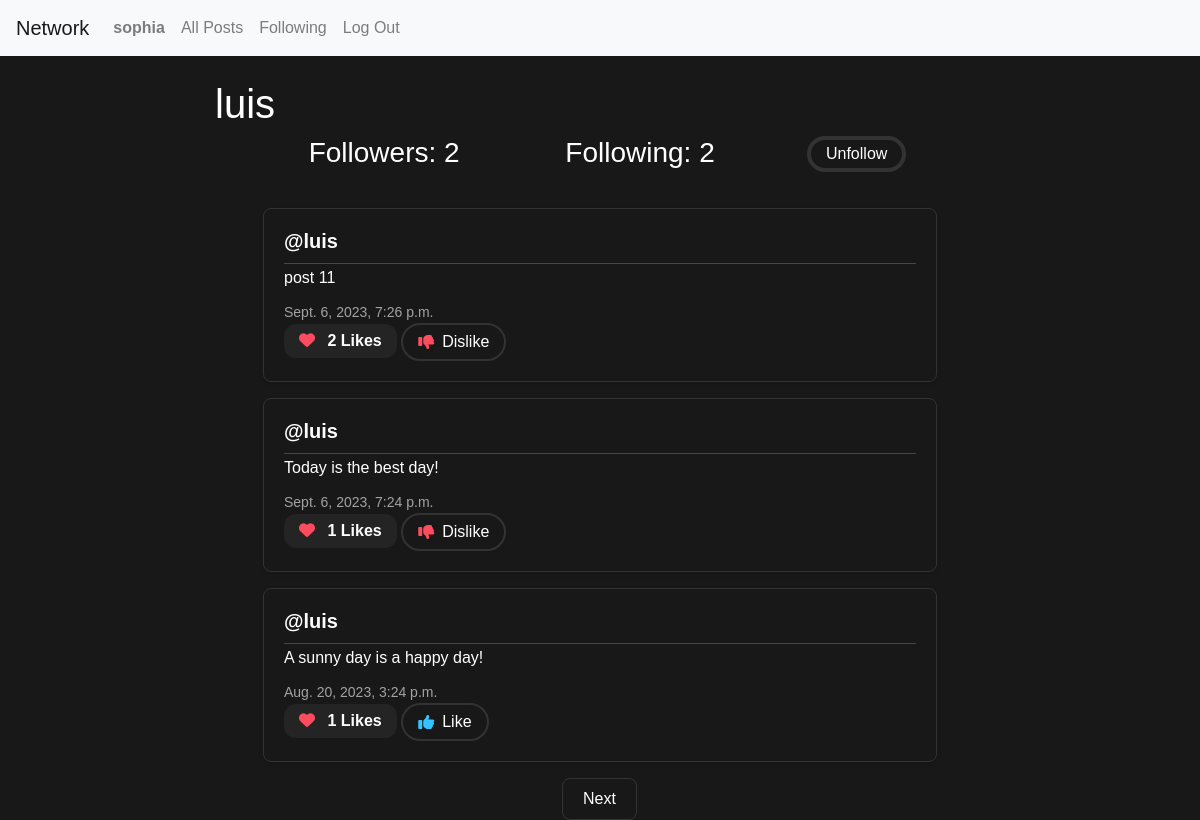
The app's page /profile/1 (signed in) with its own data.
### network/models.py (models this page shows, shortened)
class User(AbstractUser):
    pass

class Post(models.Model):
    content = models.CharField(max_length=420)
    user = models.ForeignKey(User, on_delete=models.CASCADE, related_name="author")
    date = models.DateTimeField(auto_now_add=True)
    def total_likes(self):
        return self.post_like.count()

### network/views.py (the view)
# urls.py: path("profile/<int:user_id>", views.profile, name="profile"),
def profile(request, user_id):
    user = User.objects.get(pk=user_id)
    all_posts = Post.objects.filter(user=user).order_by("id").reverse()
    following = Follow.objects.filter(user=user)
    followed = Follow.objects.filter(user_followed=user)
    try:
        check_follow = followed.filter(user=User.objects.get(pk=request.user.id))
        if len(check_follow) != 0:
            is_following = True
        else:
            is_following = False
    except:
        is_following = False
    paginator = Paginator(all_posts, 3)
    page_number = request.GET.get('page')
    page_posted = paginator.get_page(page_number)
    all_likes = Like.objects.all()
    who_liked = []
    try:
        for like in all_likes:
            if like.user.id == request.user.id:
                who_liked.append(like.post.id)
    except:
        who_liked = []
    return render(request, "network/profile.html", {
        "all_posts" : all_posts,
        "page_posted": page_posted,
        "username":user.username,
        "following" : following,
        "followed" : followed,
        "is_following" : is_following,
        "user_profile" : user,
        "who_liked" : who_liked
    })

### network/templates/network/profile.html (shortened to what this page needs)
{% extends "network/layout.html" %}
{% block body %}
<div class="container mt-4">
    <h1> {{username}} </h1>
    <div class="container">
        <div class="row d-flex justify-content-center">
            <h3 class="col-4">Followers: {{ followed.count }} </h3>
            <h3 class="col-4">Following: {{following.count}} </h3>
            {% if user.is_authenticated %}
                {% if user != user_profile %}
                    {% if is_following %}
                        <form action="{% url 'unfollow' %}" method="post">
                            <input type="submit" value="Unfollow" class="btn-unfollow" />
                        </form>
                    {% else %}
                        <form action="{% url 'follow' %}" method="post">
                            {% csrf_token %}
                            <input type="hidden" name="userfollow" value="{{ user_profile }}" />
                            <input type="submit" value="Follow" class="btn-follow" />
                        </form>
                    {% endif %}
                {% endif %}
            {% endif %}
        </div>
    </div>
    <div class="allPost">
        {% for post in page_posted %}
            <div class="post mx-5 my-3">
                <h5 class="username mb-1"><a href="{% url 'profile' user_id=post.user.id %}">@{{ post.user }}</a></h5>
                <h6 class="content" id="content_{{ post.id }}" mb-1">{{ post.content }}</h6>
                <p class="date mb-0">{{ post.date }}</p>
                <p class="likes-count mb-0"><i class="fas fa-heart"></i> <span id="like-count-{{ post.id }}" class="likes-number"> {{ post.total_likes }} Likes </span></p>
                {% if user.is_authenticated %}
                    {% if user == post.user %}
                    <div class="d-flex">
                        <button class="btn btn-primary" type="button" data-toggle="modal" data-target="#modal_edit_post_{{ post.id }}">Edit</button>
                    </div>
                    <div class="modal fade" id="modal_edit_post_{{ post.id }}" tabindex="-1" role="dialog" aria-labelledby="modal_edit_post_{{ post.id }}_label" aria-hidden="true">
                        <div class="modal-dialog" role="document">
                          <div class="modal-content">
                            <div class="modal-header">
                              <h5 class="modal-title">Edit Post</h5>
                              <button type="button" class="close" data-dismiss="modal" aria-label="Close">
                                <span aria-hidden="true">&times;</span>
                              </button>
                            </div>
                            <div class="modal-body">
                                <textarea rows="5" id="textarea_{{ post.id }}" class="form-control" name="content">{{ post.content }}</textarea>
                            </div>
                            <div class="modal-footer">
                              <button type="button" class="btn btn-primary" onclick="submitrequest( {{ post.id }} )">Update post</button>
                              <button type="button" class="btn btn-secondary" data-dismiss="modal">Close</button>
                            </div>
                          </div>
                        </div>
                      </div>
                    {% else %}
                        {% if post.id in who_liked %}
                        <button class="btn btn-down" onclick="like_trigger({{ post.id}}, {{who_liked}})" id="{{ post.id }}"><i class="fa fa-thumbs-down"></i> Dislike</button>
                        {% else %}
                        <button class="btn btn-up" onclick="like_trigger({{ post.id}}, {{who_liked}})" id="{{ post.id }}"><i class="fa fa-thumbs-up"></i> Like</button>
                        {% endif %}
                    {% endif %}
                {% endif %}
            </div>
        {% endfor %}
    </div>
    <nav aria-label="Page navigation" class="text-center">
        {% if page_posted.has_next %}
            <a class="page-link central-btn" href="?page={{ page_posted.next_page_number }}">Next</a>
        {% elif not page_posted.has_next and page_posted.number != 1 %}
            <a class="page-link central-btn" href="?page={{ page_posted.previous_page_number }}">Back</a>
        {% endif %}
    </nav>
</div>
{% endblock %}

### network/templates/network/layout.html (shortened to what this page needs)
{% load static %}
<!DOCTYPE html>
<html lang="en">
    <head>
        <link rel="stylesheet" href="https://stackpath.bootstrapcdn.com/bootstrap/4.4.1/css/bootstrap.min.css">
        <link href="{% static 'network/styles.css' %}" rel="stylesheet">
        <link rel="stylesheet" href="https://cdnjs.cloudflare.com/ajax/libs/font-awesome/6.4.2/css/all.min.css" />
    </head>
    <body>
        <nav class="navbar navbar-expand-lg navbar-light bg-light">
            <a class="navbar-brand" href="{% url 'index' %}">Network</a>
            <div>
              <ul class="navbar-nav mr-auto">
                {% if user.is_authenticated %}
                    <li class="nav-item">
                        <a class="nav-link" href="{% url 'profile' user_id=user.id %}"><strong>{{ user.username }}</strong></a>
                    </li>
                {% endif %}
                <li class="nav-item">
                  <a class="nav-link" href="{% url 'index' %}">All Posts</a>
                </li>
                {% if user.is_authenticated %}
                    <li class="nav-item">
                        <a class="nav-link" href="{% url 'following' %}">Following</a>
                    </li>
                    <li class="nav-item">
                        <a class="nav-link" href="{% url 'logout' %}">Log Out</a>
                    </li>
                {% endif %}
              </ul>
            </div>
          </nav>
        <div class="body">
            {% block body %}
            {% endblock %}
        </div>
    </body>
</html>

### network/static/network/styles.css (style rules this page uses)
:root { --bg-color: #181818; --text-color: #FFF; --border-color: #333; --btn-bg-color: #007BFF; --btn-hover-color: #0056b3; --shadow-color: rgba(0, 0, 0, 0.1); --divider-color: rgba(255, 255, 255, 0.2); }
body { background-color: var(--bg-color); font-family: Arial, sans-serif; color: var(--text-color); margin: 0; padding: 0; }
.container { max-width: 800px; margin: 0 auto; }
.allPost { margin-top: 30px; }
.post { border: 1px solid var(--border-color); border-radius: 8px; background-color: var(--bg-color); padding: 20px; margin-bottom: 25px; box-shadow: 0 2px 4px var(--shadow-color); }
.username { font-weight: bold; margin-bottom: 5px; border-bottom: 1px solid var(--divider-color); padding-bottom: 10px; }
.content { font-size: 16px; margin-bottom: 15px; color: var(--text-color); }
.date { font-size: 14px; color: rgba(255, 255, 255, 0.6); }
.central-btn { display: inline-block; padding: 10px 20px; border-radius: 8px; color: var(--text-color); background-color: var(--bg-color); border: 1px solid var(--border-color); transition: background-color 0.2s ease; }
.btn-follow, .btn-unfollow { padding: 2px 15px; border-radius: 22px; background-color: #181818; color: #FFF; border: 4px solid var(--border-color); transition: 0.3s; }
.btn-up, .btn-down { background-color: transparent; border: 2px solid var(--border-color); color: var(--text-color); border-radius: 22px; padding: 5px 15px; display: inline-flex; align-items: center; cursor: pointer; transition: transform 0.3s ease, background-color 0.5s ease, border 0.2s ease; }
.btn-up .fa, .btn-down .fa { margin-right: 0.5rem; }
.btn-up .fa { color: #34c3ff; }
.btn-down .fa { color: #ff4b5e; }
.username a { text-decoration: none; color: inherit; transition: transform 0.3s ease, text-decoration 0.3s ease; }
.likes-count { background-color: rgba(255, 255, 255, 0.05); padding: 5px 15px; border-radius: 12px; display: inline-block; font-weight: 500; transition: transform 0.3s ease, background-color 0.2s ease; }
.likes-count .fas.fa-heart { color: #ff4b5e; margin-right: 8px; }
.likes-number { color: var(--text-color); font-weight: 600; }

### records on screen
User: username "sophia"
User: username "luis"
Post: user "luis", content "post 11", date "Sept. 6, 2023, 7:26 p.m.", total_likes "2"
Post: user "luis", content "Today is the best day!", date "Sept. 6, 2023, 7:24 p.m.", total_likes "1"
Post: user "luis", content "A sunny day is a happy day!", date "Aug. 20, 2023, 3:24 p.m.", total_likes "1"

### other values on screen
{{ followed.count }} "2"
{{ following.count }} "2"
